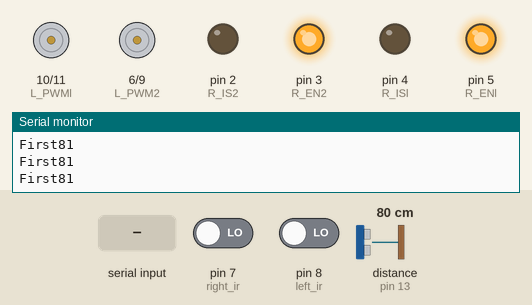
This sketch was run on a simulated Arduino Uno, built with avr-gcc and run on an emulated ATmega328P. Shown: motor-driver pin pairs drawn as motors (green arrow = first pin HIGH = forward, orange = second pin HIGH = backward, longer = more drive), output pins drawn as LEDs (lit = HIGH), the last lines printed to the serial monitor. Inputs (shaded band) come from the test bench; at power-on: distance to the obstacle (sensor on pin 13) 80 cm, pin 7 (right_ir) LOW, pin 8 (left_ir) LOW. The echo pulse lasts 58.3 µs per cm.

Above: at 1.2 s.
1.3 s: distance to the obstacle (sensor on pin 13) set to 51 cm
4.0 s: distance to the obstacle (sensor on pin 13) set to 45 cm
At 6.0 s:
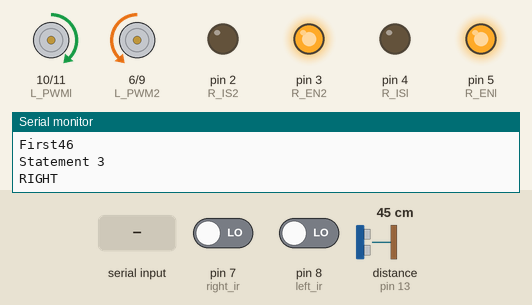
At 10.2 s:
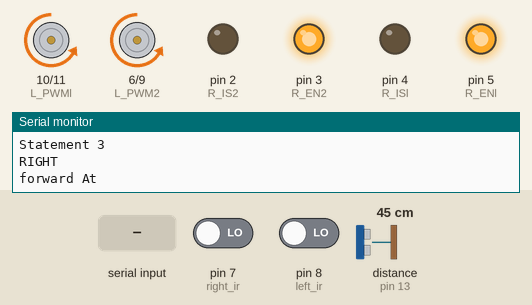
12.9 s: "s" received over the second serial link
At 15.0 s:
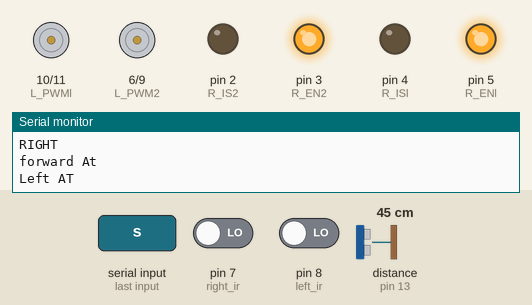
Timing chart, 0 to 16.5 s (numbered marks = the images above; inputs shaded):
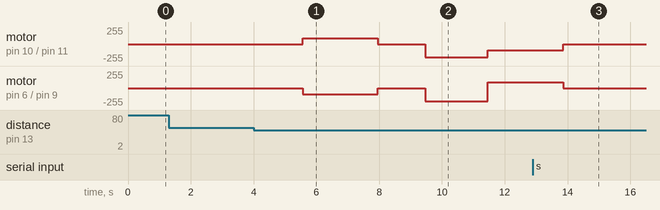

Measured:
- the behaviour switches between 49 and 48 cm on distance to the obstacle (sensor on pin 13) (found by bisection; images 0 and 1)
- after the input at 12.9 s, motor on pin 10 (L_PWMl) / pin 11 (R_PWMl), motor on pin 6 (L_PWM2) / pin 9 (R_PWM2): goes on until 13.9 s, then stays stopped

The sketch:

main.ino
```cpp
#include <Wire.h>
#include <NewPing.h>

#include <SoftwareSerial.h>


SoftwareSerial A(0, 1);


// motor right
int R_ISl = 4;
int L_ISl = 4;
int R_ENl = 5;
int L_ENl = 5;
int R_PWMl = 11;
int L_PWMl = 10;

// motor left
int R_IS2 = 2;
int L_IS2 = 2;
int R_EN2 = 3;
int L_EN2 = 3;
int L_PWM2 = 6;
int R_PWM2 = 9;

//define ultrassonic sensor pin
#define trig_pin 12  //analog input 1
#define echo_pin 13
#define MAX_DISTANCE 500
int B_distance = 50;
int cm = 0;
NewPing sonar(trig_pin, echo_pin, MAX_DISTANCE);

//ir sensor
#define left_ir 8
#define right_ir 7
bool M_stop = false;

// function for movement
void move_Forward(){
  analogWrite(R_PWMl, 220);
  analogWrite(L_PWMl, 0);
  analogWrite(R_PWM2, 220);
  analogWrite(L_PWM2, 0);
  Serial.println("forward");
  delay(1000);
}

void foraward_A_T(){
  analogWrite(R_PWMl, 200);
  analogWrite(L_PWMl, 0);
  analogWrite(R_PWM2, 200);
  analogWrite(L_PWM2, 0);
  Serial.println( "forward At");
  delay(1000);
}

void move_Backward(){
  analogWrite(R_PWMl, 0);
  analogWrite(L_PWMl, 220);
  analogWrite(R_PWM2, 0);
  analogWrite(L_PWM2, 220);
  Serial.println("BAck");
  delay(1000);
}
void turn_Right() {
  analogWrite(R_PWMl, 0);
  analogWrite(L_PWMl, 90);
  analogWrite(R_PWM2, 90);
  analogWrite(L_PWM2, 0);
  Serial.println("RIGHT");
  delay(1000);
}
void turn_Right_A_T() {
  analogWrite(R_PWMl, 0);
  analogWrite(L_PWMl, 90);
  analogWrite(R_PWM2, 90);
  analogWrite(L_PWM2, 0);
  Serial.println("RIGHT AT");
  delay(1000);
}
void turn_Left(){
  analogWrite(R_PWMl, 90);
  analogWrite(L_PWMl, 0);
  analogWrite(R_PWM2, 0);
  analogWrite(L_PWM2, 90);
  Serial.println("Left");
  delay(1000);
}

void turn_Left_A_T(){
  analogWrite(R_PWMl, 90);
  analogWrite(L_PWMl, 0);
  analogWrite(R_PWM2, 0);
  analogWrite(L_PWM2, 90);
  Serial.println("Left AT");
  delay(1000);
}
void stop(){
  analogWrite(R_PWMl, 0);
  analogWrite(L_PWMl, 0);
  analogWrite(R_PWM2, 0);
  analogWrite(L_PWM2, 0);
  delay(1500);
}

void setup() {
  //define as master
  Wire.begin();
  A.begin(4800);
  Serial.begin(9600);

  //setup for motor right
  pinMode(R_ISl, OUTPUT);
  pinMode(R_ENl, OUTPUT);
  pinMode(R_PWMl, OUTPUT);

  pinMode(L_ISl, OUTPUT);
  pinMode(L_ENl, OUTPUT);
  pinMode(L_PWMl, OUTPUT);
  digitalWrite(R_ISl, LOW);
  digitalWrite(L_ISl, LOW);
  digitalWrite(R_ENl, HIGH);
  digitalWrite(L_ENl, HIGH);
  //setup for motor left
  pinMode(R_IS2, OUTPUT);
  pinMode(R_EN2, OUTPUT);
  pinMode(R_PWM2, OUTPUT);
  pinMode(L_IS2, OUTPUT);
  pinMode(L_EN2, OUTPUT);
  pinMode(L_PWM2, OUTPUT);
  digitalWrite(R_IS2, LOW);
  digitalWrite(L_IS2, LOW);
  digitalWrite(R_EN2, HIGH);
  digitalWrite(L_EN2, HIGH);

  //ir sensor
  pinMode(left_ir, INPUT);
  pinMode(right_ir, INPUT);
}


void loop() {
  delay(20);
  cm = sonar.ping_cm();
  delay(40);
  Serial.println(cm);
  //recieveData Stop forward form slave arduino
  if (A.available() > 0 && M_stop == true) {
    char message = "";
    message = A.read();
    delay(10);
    if (message == 'n' || message == 'N') {
      M_stop = true;
      Serial.println("Stop");
      message = "";
    }
  }
  delay(50);
  if (M_stop == true) {
    Serial.println("Stop");
    stop();
    delay(1000);
  }

  while (M_stop == false) {
    delay(20);
    cm = sonar.ping_cm();
    Serial.print("First");
    Serial.println(cm);
    delay(20);
    if (A.available() > 0) {
      char message = "";
      message = A.read();
      if (message == 's' || message == 'S') {
        M_stop = true;
        Serial.println("Stop");
        break;
        message = "";
      }
    }
    //obstacle avoid
    if (cm < B_distance) {
      stop();
      if (digitalRead(left_ir)==LOW && digitalRead(right_ir)== HIGH) {
        Serial.println("Statement 1");
        cm = sonar.ping_cm();
        turn_Left();
        delay(1400);
        stop();
        cm = sonar.ping_cm();
        foraward_A_T();
        delay(1000);
        cm = sonar.ping_cm();
        turn_Right_A_T();
        delay(1400);
        stop();
        cm = sonar.ping_cm();
        delay(20);
        cm = sonar.ping_cm();
        delay(50);
        if (cm >= B_distance) {
          Serial.println("End");
          break;
        } else {
          continue;
        }
      }else if (digitalRead(left_ir) == HIGH && digitalRead(right_ir) == LOW ){
        Serial.println("Statement 2");
        cm = sonar.ping_cm();
        turn_Right();
        delay(1400);
        stop();
        foraward_A_T();
        delay(1000);
        cm = sonar.ping_cm();
        turn_Left_A_T();
        delay(1400);
        cm = sonar.ping_cm();
        stop();
        delay(20);
        cm = sonar.ping_cm();
        delay(50);
        if (cm >= B_distance) {
          break;
        }
      }else if (digitalRead(left_ir) == LOW && digitalRead(right_ir) == LOW ){
        Serial.println("Statement 3");
        cm = sonar.ping_cm();
        turn_Right();
        delay(1400);
        stop();
        foraward_A_T();
        delay(1000);
        cm = sonar.ping_cm();
        turn_Left_A_T();
        delay(1400);
        cm = sonar.ping_cm();
        stop();
        delay(20);
        cm = sonar.ping_cm();
        delay(50);
        if (cm >= B_distance) {
          break;
        }
      }else if (cm >= B_distance) {
        move_Forward();
        delay(20);
        cm = sonar.ping_cm();
        Serial.println(cm);
        delay(50);
      }else if (cm < B_distance && digitalRead(left_ir) == HIGH && digitalRead(right_ir) == HIGH) {
        turn_Right();
        delay(1400);
      }
      delay(10);
    }
  }
  //end
}
```
